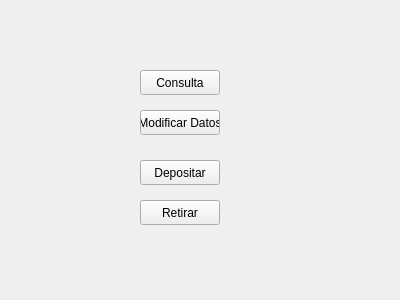
<?xml version="1.0" encoding="UTF-8"?>
<ui version="4.0">
 <class>menu</class>
 <widget class="QWidget" name="menu">
  <property name="geometry">
   <rect>
    <x>0</x>
    <y>0</y>
    <width>400</width>
    <height>300</height>
   </rect>
  </property>
  <property name="windowTitle">
   <string>Form</string>
  </property>
  <widget class="QPushButton" name="Consulta">
   <property name="geometry">
    <rect>
     <x>140</x>
     <y>70</y>
     <width>80</width>
     <height>25</height>
    </rect>
   </property>
   <property name="text">
    <string>Consulta</string>
   </property>
  </widget>
  <widget class="QPushButton" name="Datos">
   <property name="geometry">
    <rect>
     <x>140</x>
     <y>110</y>
     <width>80</width>
     <height>25</height>
    </rect>
   </property>
   <property name="text">
    <string>Modificar Datos</string>
   </property>
  </widget>
  <widget class="QPushButton" name="Depositar">
   <property name="geometry">
    <rect>
     <x>140</x>
     <y>160</y>
     <width>80</width>
     <height>25</height>
    </rect>
   </property>
   <property name="text">
    <string>Depositar</string>
   </property>
  </widget>
  <widget class="QPushButton" name="Retirar">
   <property name="geometry">
    <rect>
     <x>140</x>
     <y>200</y>
     <width>80</width>
     <height>25</height>
    </rect>
   </property>
   <property name="text">
    <string>Retirar</string>
   </property>
  </widget>
 </widget>
 <resources/>
 <connections/>
</ui>
